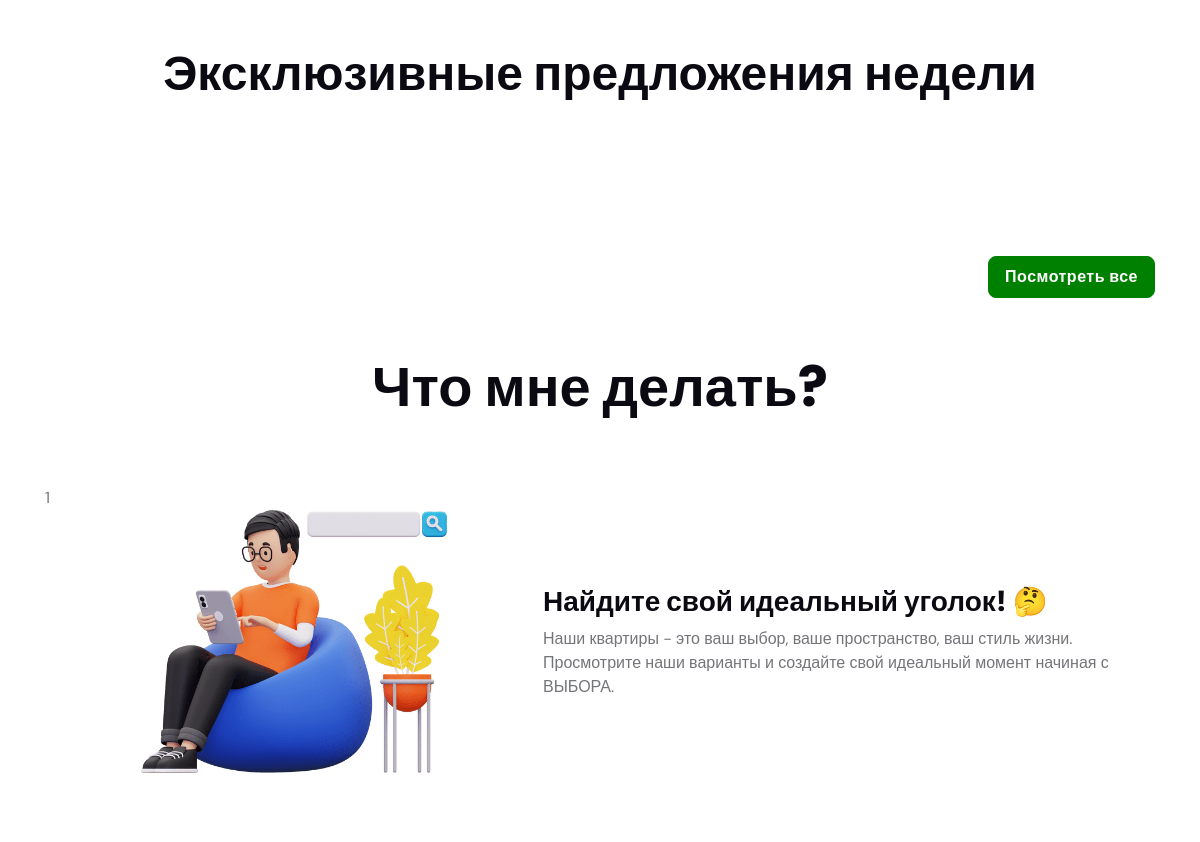
The app's page / (middle part), older data.
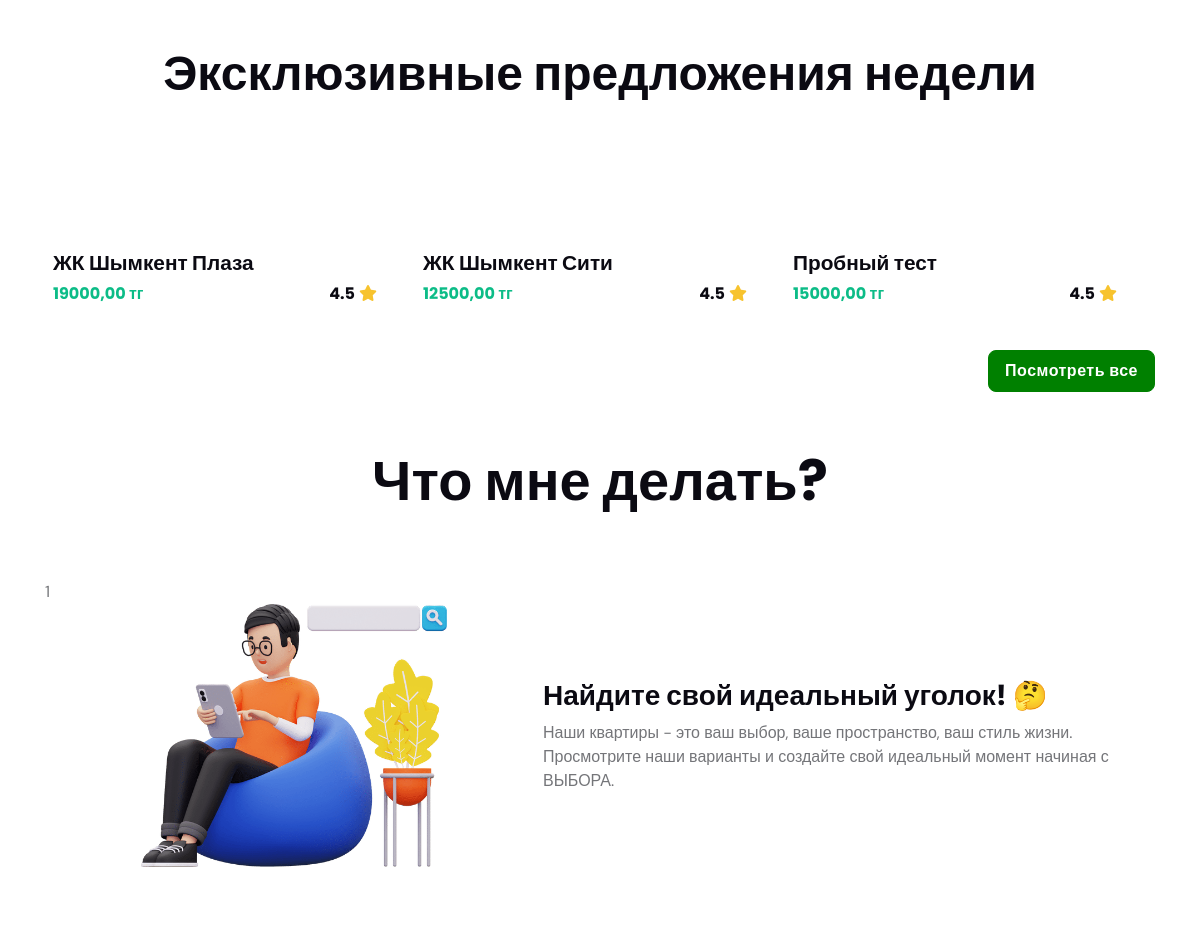
The same page, newer data.
### apartments/models.py (models this page shows, shortened)
class Apartment(models.Model):
    DEAL_CHOICES = (
        ('daily_rent', 'Аренда по суточно'),
        ('monthly_rent', 'Аренда помесячно'),
        ('sale', 'Продажа'),
    )
    CLASS_CHOICES = (
        ('lux', 'Люкс'),
        ('business', 'Бизнес'),
        ('prestige', 'Престиж'),
    )
    STATUS_CHOICES = (
        ('pending', 'На рассмотрении'),
        ('approved', 'Одобрено'),
        ('rejected', 'Отклонено'),
    )
    RATING_CHOICES = (
        (1, '1 звезда'),
        (2, '2 звезды'),
        (3, '3 звезды'),
        (4, '4 звезды'),
        (5, '5 звезд'),
    )
    deal_type = models.CharField(max_length=20, choices=DEAL_CHOICES, default='daily_rent', verbose_name='Тип сделки')
    city = models.ForeignKey('City', on_delete=models.CASCADE, blank=True, null=True, verbose_name='Города')
    name = models.CharField(max_length=355, verbose_name = 'Название ЖК')
    address = models.CharField(max_length=355, verbose_name = 'Адрес ЖК', blank=True, null=True)
    description = models.TextField(verbose_name='Подробнее')
    side = models.CharField(max_length=255, verbose_name='Район', blank=True, null=True)
    level = models.CharField(max_length=10, choices=CLASS_CHOICES, verbose_name='Класс квартиры', blank=True, null=True)
    rating = models.IntegerField(choices=RATING_CHOICES, blank=True, null=True)
    capacity = models.PositiveIntegerField(default=2, verbose_name='Вместимость')
    room = models.PositiveIntegerField(default=1, verbose_name='Комнат')
    square = models.PositiveIntegerField(default=37, verbose_name='Площадь')
    floor = models.PositiveIntegerField(default=5, verbose_name='Этаж')
    total_floors = models.PositiveSmallIntegerField(verbose_name='Кол-во этажей')
    singlebeds = models.PositiveSmallIntegerField(default=1, verbose_name='Односпальных мест')
    doublebeds = models.PositiveSmallIntegerField(default=1, verbose_name='Двухспальных мест')
    price = models.DecimalField(max_digits=10, decimal_places=2, verbose_name='Цена')
    image1 = models.ImageField(upload_to='apartment_images/', blank=True, null=True)
    image2 = models.ImageField(upload_to='apartment_images/', blank=True, null=True)
    image3 = models.ImageField(upload_to='apartment_images/', blank=True, null=True)
    image4 = models.ImageField(upload_to='apartment_images/', blank=True, null=True)
    image5 = models.ImageField(upload_to='apartment_images/', blank=True, null=True)
    image6 = models.ImageField(upload_to='apartment_images/', blank=True, null=True)
    image7 = models.ImageField(upload_to='apartment_images/', blank=True, null=True)
    image8 = models.ImageField(upload_to='apartment_images/', blank=True, null=True)
    image9 = models.ImageField(upload_to='apartment_images/', blank=True, null=True)
    image10 = models.ImageField(upload_to='apartment_images/', blank=True, null=True)
    image11 = models.ImageField(upload_to='apartment_images/', blank=True, null=True)
    image12 = models.ImageField(upload_to='apartment_images/', blank=True, null=True)
    wifi = models.BooleanField(default=False, verbose_name='Wi-Fi')
    elevator = models.BooleanField(default=True, verbose_name='Лифт')
    air_conditioning = models.BooleanField(default=False, verbose_name='Кондиционер')
    parking = models.BooleanField(default=False, verbose_name='Платный паркинг')
    bath = models.BooleanField(default=False, verbose_name='Ванна')
    orthopedic_mattress = models.BooleanField(default=False, verbose_name='Ортопедический матрац')
    smart_tv = models.BooleanField(default=False, verbose_name='Smart TV')
    hairdryer = models.BooleanField(default=False, verbose_name='Фен')
    iron = models.BooleanField(default=False, verbose_name='Утюг')
    washing_machine = models.BooleanField(default=False, verbose_name='Стиральная машинка')
    fridge = models.BooleanField(default=False, verbose_name='Холодильник')
    electric_kettle = models.BooleanField(default=False, verbose_name='Электрический чайник')
    plate = models.BooleanField(default=False, verbose_name='Плита')
    mini_bar = models.BooleanField(default=False, verbose_name='Мини Бар')
    hygiene = models.BooleanField(default=False, verbose_name='Гигиенические принадлежности')
    dishes = models.BooleanField(default=False, verbose_name='Посуда')
    shower = models.BooleanField(default=False, verbose_name='Душ')
    timestamp = models.DateTimeField(auto_now_add=True, blank=True, null=True)
    status = models.CharField(max_length=20, choices=STATUS_CHOICES, default='pending')
    owner = models.ForeignKey(settings.AUTH_USER_MODEL, on_delete=models.CASCADE, related_name='owned_apartments', blank=True, null=True)
    def upload_to(self, filename):
        max_width = 853
        max_height = 853
        img = Image.open(filename)
        img.thumbnail((max_width, max_height), Image.ANTIALIAS)
        cropped_image_path = f"apartment_images/{filename.name}"
        img.save(cropped_image_path)
        return cropped_image_path
    class Meta:
        verbose_name = 'Квартира'
        verbose_name_plural = 'Квартиры'

### website/views.py (the view)
# urls.py: path('', IndexView.as_view(), name='home'),
class IndexView(View):
    def get(self, request):
        user = request.user
        apartment = Apartment.objects.filter(price__lte=20000)
        notifications = Notification.objects.filter(read=False).order_by('-timestamp')
        cities = City.objects.all()
        context = {
            'user': user,
            'cities': cities,
            'apartment': apartment,
            'notifications' : notifications,
        }
        return render(request, 'website/index.html', context)

### templates/website/index.html (shortened to what this page needs)
<!DOCTYPE html>
{% load static %}
<html lang="ru" data-bs-theme="light"><head>
	<link rel="stylesheet" type="text/css" href="{% static 'css/all.min.css' %}">
	<link rel="stylesheet" type="text/css" href="{% static 'css/bootstrap-icons.css' %}">
	<link rel="stylesheet" type="text/css" href="{% static 'css/tiny-slider.css' %}">
	<link rel="stylesheet" type="text/css" href="{% static 'css/glightbox.css' %}">
	<link rel="stylesheet" type="text/css" href="{% static 'css/flatpickr.min.css' %}">
	<link rel="stylesheet" type="text/css" href="{% static 'css/choices.min.css' %}">
	<link rel="stylesheet" type="text/css" href="{% static 'css/style.css' %}">
</head>
<body class="has-navbar-mobile">
	<div class="modal fade" id="cityModal" tabindex="-1" aria-labelledby="cityModalLabel" aria-hidden="true">
	</div>
<main>
<section>
	<div class="container">
		<div class="row mb-4">
			<div class="col-12 text-center">
				<h2 class="mb-0">Эксклюзивные предложения недели</h2>
			</div>
		</div>
	</div>
</section>
<section class="pb-2 pb-lg-5">
	<div class="container">
		<div class="tiny-slider arrow-round arrow-blur arrow-hover">
			<div class="tiny-slider-inner" data-autoplay="true" data-arrow="true" data-edge="2" data-dots="false" data-items-xl="3" data-items-lg="2" data-items-md="1">
                {% for i in apartment %}
				<div class="col-sm-6 col-xl-3">
					<a href="{% url 'apartments:apartaments-detail' pk=i.pk %}">
						<div class="card card-img-scale overflow-hidden bg-transparent">
						<div class="card-body px-2">
							<a href="{% url 'apartments:apartaments-detail' pk=i.pk %}">
								<h5 class="card-title"><a href="{% url 'apartments:apartaments-detail' pk=i.pk %}" class="stretched-link">{{ i.name }}</a></h5>
							</a>
							<div class="d-flex justify-content-between align-items-center">
								<h6 class="text-success mb-0">{{ i.price }} тг <small class="fw-light"></small> </h6>
								<h6 class="mb-0">4.5<i class="fa-solid fa-star text-warning ms-1"></i></h6>
							</div>
						</div>
					</div>
					</a>
				</div>
                {% endfor %}
			</div>
		</div>
		<div class="row">
            <div class="col-12 text-center mt-4">
                <a href="{% url 'apartments:apartments' %}" style="color: var(--bs-btn-hover-color);
          background-color: green;
          border-color: green;" class="btn btn-primary float-end">Посмотреть все</a>
            </div>
        </div>
	</div>
</section>
<section class="container pt-4 pt-lg-0 pb-4 pb-lg-5">
	<h2 class="h1 text-center pb-3 pb-md-0 mb-md-5">Что мне делать?</h2>
	<div class="steps">
	  <div class="step pt-0 pt-md-3 pb-5">
		<div class="step-number">
		  <div class="step-number-inner">1</div>
		</div>
		<div class="step-body d-flex align-items-center ps-xl-5">
		  <div class="rellax d-none d-lg-block flex-shrink-0 mx-4 mx-xl-5" data-rellax-percentage="0.5" data-rellax-speed="-0.3" data-disable-parallax-down="lg">
			<img src="{% static 'images/persons/tl-1.webp' %}" class="d-dark-mode-none" width="306" alt="Illustration">
		  </div>
		  <div class="rellax ps-md-4 ps-xl-5" data-rellax-percentage="0.5" data-rellax-speed="0.4" data-disable-parallax-down="lg">
			<h3 class="h4"> Найдите свой идеальный уголок! 🤔</h3>
			<p class="mb-0">Наши квартиры - это ваш выбор, ваше пространство, ваш стиль жизни. Просмотрите наши варианты и создайте свой идеальный момент начиная с ВЫБОРА.</p>
		  </div>
		</div>
	  </div>
	  <div class="step pt-0 pt-md-4 pb-5">
	  </div>
	</div>
  </section>
</main>
</body>
</html>

Row changes from the older to the newer data that the page shows:
added Apartment: name "ЖК Шымкент Плаза", price "19000,00"
added Apartment: name "ЖК Шымкент Сити", price "12500,00"
added Apartment: name "Пробный тест", price "15000,00"
